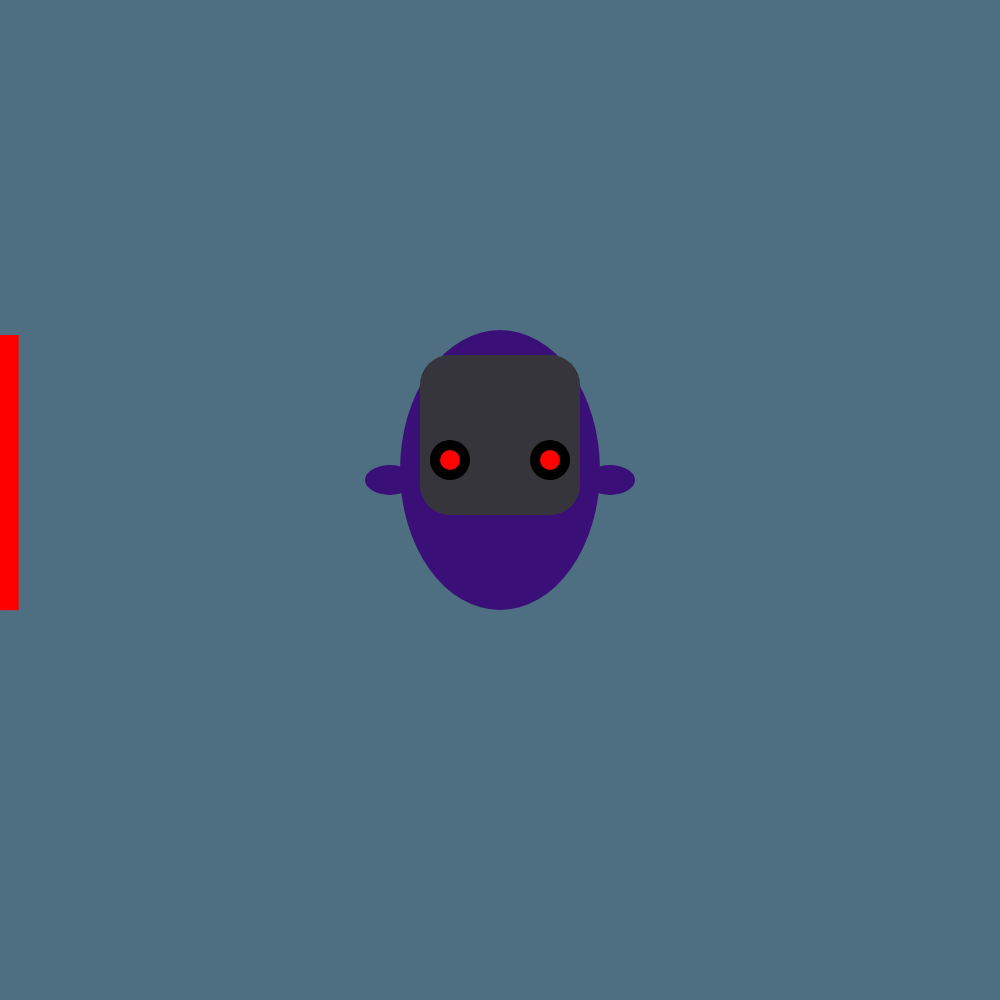
Frame 1 (no input)
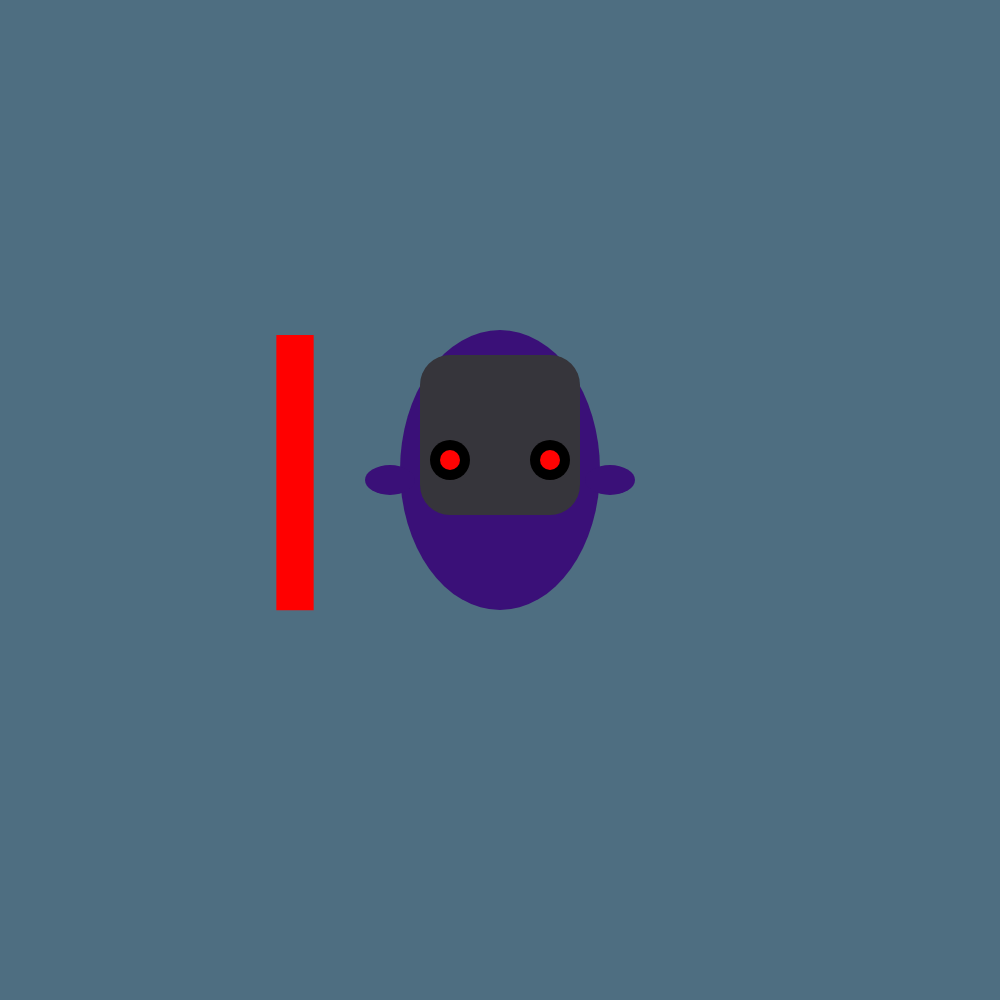
Frame 60 (no input)
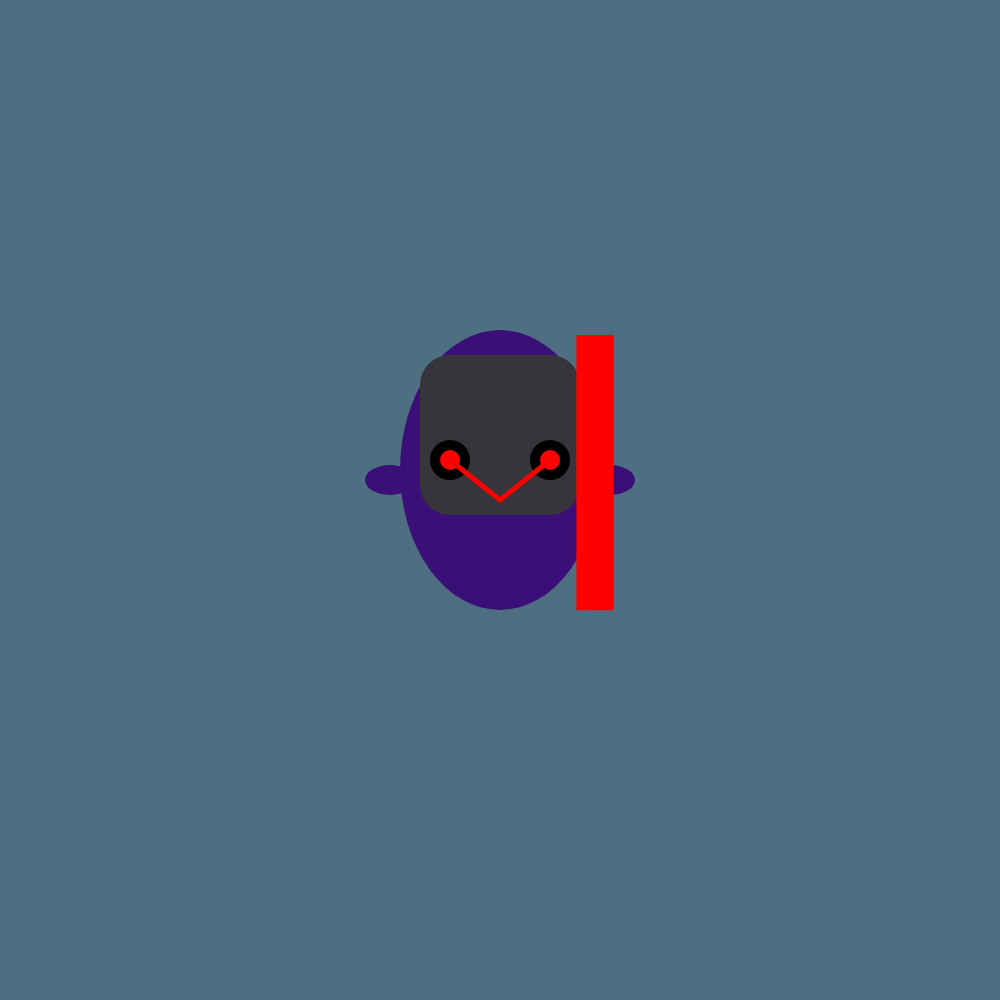
Frame 120 (the mouse pressed at the canvas centre since frame 60)

The p5.js sketch that drew these frames (run headless with seeded random() and noise() and a simulated clock; from frame 60 on, the mouse is pressed at the canvas centre):

// p5.js sketch
// ── sketch.js
//in this one you can shoot lasers from the eyes
let laserShooting = false;
let laserX = 0;
let laserY = 0;
let laserSpeed = 10;
let iPosition = 0; 

function setup() {
  createCanvas(1000, 1000);
  textAlign(CENTER, CENTER);
  textSize(50);
}


function draw() {
  // Drawing the face
  background(78, 110, 129);
  noStroke();
  fill(58, 16, 120); // skin color
  ellipse(width/2, height/2 - 30, 200, 280); // face shape
  fill(54, 53, 59); // mask color
  rect(width/2 - 80, height/2 - 145, 160, 160, 30); // mask
  fill(0); // color for eyes
  ellipse(width/2 - 50, height/2 - 40, 40, 40); // left eye
  ellipse(width/2 + 50, height/2 - 40, 40, 40); // right eye
  fill(255, 3, 3); // pupil color
  ellipse(width/2 - 50, height/2 - 40, 20, 20); // left pupil
  ellipse(width/2 + 50, height/2 - 40, 20, 20); // right pupil
  fill(58, 16, 120); // ears color color
  ellipse(width/2 - 110, height/2 - 20, 50, 30); // left ear
  ellipse(width/2 + 110, height/2 - 20, 50, 30); // right ear

  // Draw the moving 'I'
  fill(255, 0, 0);
  textSize(400);
  text("I", iPosition, height/2);
  // Move the 'I'
  iPosition += 5;
  // Reset the 'I' position when off screen
  if (iPosition > width) {
    iPosition = -50;
  }

  if (mouseIsPressed) {
    laserShooting = true;
    laserX = mouseX;
    laserY = mouseY;
  }

  if (laserShooting) {
    stroke(255, 0, 0); // red color for lasers, laser WOW!
    strokeWeight(5);
    line(width/2 - 50, height/2 - 40, laserX, laserY);
    line(width/2 + 50, height/2 - 40, laserX, laserY);
    laserY -= laserSpeed;
    // Reset laser shooting when off screen
    if (laserY < 0) {
      laserShooting = false;
      laserX = 0;
      laserY = 0;
    }
  }
}
